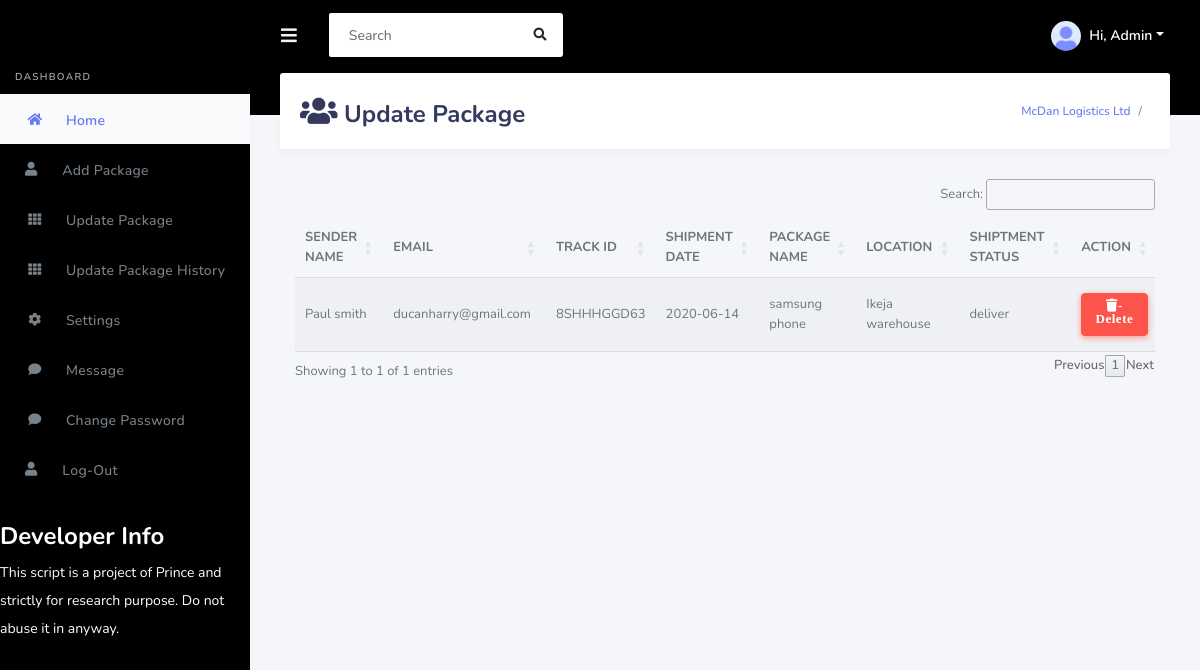
Screenshot of /admin/pages/card.php (signed in) with the database file from the repository.
### tables this page shows
CREATE TABLE settings (
  id SERIAL PRIMARY KEY,
  sname VARCHAR(200) NOT NULL,
  apipr VARCHAR(200) NOT NULL,
  apipu VARCHAR(200) NOT NULL,
  currency VARCHAR(200) NOT NULL,
  branch VARCHAR(200) NOT NULL,
  bname VARCHAR(200) NOT NULL,
  baddress VARCHAR(200) NOT NULL,
  email VARCHAR(200) NOT NULL,
  phone VARCHAR(200) NOT NULL,
  title VARCHAR(200) NOT NULL,
  logo VARCHAR(100) NOT NULL
);

CREATE TABLE track (
  id SERIAL PRIMARY KEY,
  pname VARCHAR(200) NOT NULL,
  shipdate VARCHAR(100) NOT NULL,
  saddress VARCHAR(300) NOT NULL,
  sname VARCHAR(200) NOT NULL,
  raddress VARCHAR(300) NOT NULL,
  rname VARCHAR(200) NOT NULL,
  email VARCHAR(200) NOT NULL,
  status VARCHAR(100) NOT NULL,
  location VARCHAR(200) NOT NULL,
  pdate VARCHAR(100) NOT NULL,
  pid VARCHAR(100) NOT NULL,
  edd VARCHAR(100) NOT NULL,
  weight VARCHAR(100) NOT NULL,
  servicetype VARCHAR(100) NOT NULL,
  pdesc VARCHAR(300) NOT NULL,
  qty VARCHAR(100) NOT NULL,
  image VARCHAR(300) NOT NULL,
  remark VARCHAR(500) NOT NULL
);

### config/config.php (called while the page is built, shortened)
<?php
$sql= "SELECT * FROM settings ";
			  $result = db_query($sql);
			  if(db_num_rows($result) > 0){
                  $row = db_fetch_assoc($result);
				  }
                  if(isset($row['bname'])  && isset($row['logo']) && isset($row['title']) && isset($row['apipu']) && isset($row['baddress']) && isset($row['branch']) ){
                    $name = $row['bname'];
        }
?>

### config/database.php (called while the page is built, shortened)
<?php
$db_host = getenv('DB_HOST') ?: 'localhost';
$db_user = getenv('DB_USER') ?: 'trusqerp_medidb';
$db_pass = getenv('DB_PASS') ?: 'Gravity90$';
$db_name = getenv('DB_NAME') ?: 'trusqerp_medidb';
$db_type = getenv('DB_TYPE') ?: 'mysql';
if ($db_type === 'pgsql') {
    $conn_string = "host=$db_host dbname=$db_name user=$db_user password=$db_pass";
    $link = pg_connect($conn_string);
    if(!$link) {
        die("ERROR: Could not connect to PostgreSQL. " . pg_last_error());
    }
    function db_query($query) {
        global $link;
        return pg_query($link, $query);
    }
    function db_fetch_assoc($result) {
        if (!$result) return false;
        return pg_fetch_assoc($result);
    }
    function db_num_rows($result) {
        if (!$result) return 0;
        return pg_num_rows($result);
    }
    function db_escape_string($string) {
        global $link;
        return pg_escape_string($link, $string);
    }
    function db_error() {
        global $link;
        return pg_last_error($link);
    }
} else {
    $link = mysqli_connect(DB_SERVER, DB_USERNAME, DB_PASSWORD, DB_NAME);
    function db_query($query) {
        global $link;
        return mysqli_query($link, $query);
    }
    function db_fetch_assoc($result) {
        return mysqli_fetch_assoc($result);
    }
    function db_num_rows($result) {
        return mysqli_num_rows($result);
    }
}
?>

### admin/pages/card.php (the view, shortened to what this page needs)
<?php
if(isset($_SESSION['uid'])){
  include '../../config/database.php';
  include '../../config/config.php';
  include 'header.php';
}
else{
    header("location:../pages/login.php");
}
?>
  <link rel="stylesheet" type="text/css" href="https://cdn.datatables.net/1.10.19/css/jquery.dataTables.css">
  <link rel="stylesheet" href=" https://code.jquery.com/ui/1.12.1/themes/base/jquery-ui.css">
  <link rel="stylesheet" href=" https://cdn.datatables.net/1.10.19/css/dataTables.jqueryui.min.css">
  <link rel="stylesheet" href=" https://cdn.datatables.net/buttons/1.5.6/css/buttons.jqueryui.min.css">
  <link rel="stylesheet" href=" https://cdn.datatables.net/1.10.19/css/dataTables.bootstrap.min.css">
  <link rel="stylesheet" href=" https://cdn.datatables.net/buttons/1.5.6/css/buttons.bootstrap.min.css">
  <link rel="stylesheet" href="">
  </head>
  <body>
      <div class="main-content">
        <section class="section">
          <div class="section-header">
            <h1><i class="fa fa-users" style="font-size:30px"></i> Update Package</h1>
            <div class="section-header-breadcrumb">
              <div class="breadcrumb-item active"><a href=""><?php echo $name;?></a></div>
                 <div class="breadcrumb-item"></div>
            </div>
          </div>
          <div class="col-md-12 col-sm-12 col-sx-12">
               <div class="table-responsive">
                     <table class="display"  id="example">
                                    <thead>
                                        <tr>
                                            <th>SENDER NAME</th>
                                            <th>EMAIL</th>
                                             <th>TRACK ID</th>
                                            <th>SHIPMENT DATE </th>
                                            <th>PACKAGE NAME</th>
                                            <th>LOCATION </th>
                                            <th>SHIPTMENT STATUS</th>
                                             <th>ACTION</th>
                                        </tr>
                                    </thead>
                                    <tbody>
                                    <?php
                                    $sql= "SELECT * FROM track";
			  $result = db_query($sql);
			  if(db_num_rows($result) > 0){
				  while($row = db_fetch_assoc($result)){
				  ?>
                                        <tr class="odd gradeX">
                                      <form action="card.php" method="POST">
                                            <td><?php echo $row['sname'] .' '. $row['lname'];?></td>
                                            <td><?php echo $row['email'];?></td>
                                            <td><?php echo $row['pid'];?></td>
                                            <td><?php echo $row['shipdate'];?></td>
                                                                                        <td><?php echo $row['pname'];?></td>
                                     <td><?php echo $row['location'];?></td>
                                        <td><?php echo $row['status'];?></td>
                                            <td><button type="submit" name="delete" style="width:100%" class="btn btn-danger"><span class="fas fa-trash">-Delete </span></button></td>
                                          </form>
                                        </tr>
<?php
          }
          }
?>
                                     </tbody>
                                </table>
                            </div>
                        </div>
      </div>
      </div>
      </div>
  </body>
</html>

### admin/pages/card.php (style rules this page uses)
.table-responsive { overflow-x: hidden; }
@media (max-width: 8000px) { .table-responsive { overflow-x: auto; } }

### rows the page displays
settings: bname "McDan Logistics Ltd"
track: sname "Paul smith", email "ducanharry@gmail.com", pid "8SHHHGGD63", shipdate "2020-06-14", pname "samsung phone", location "Ikeja warehouse", status "deliver"
